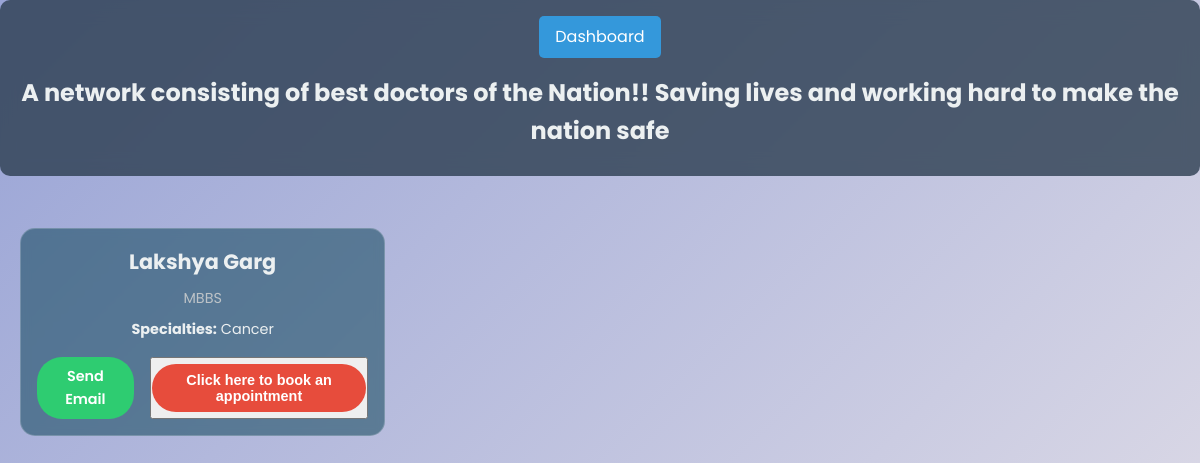
Page /doc_list (signed in) on the earlier database version.
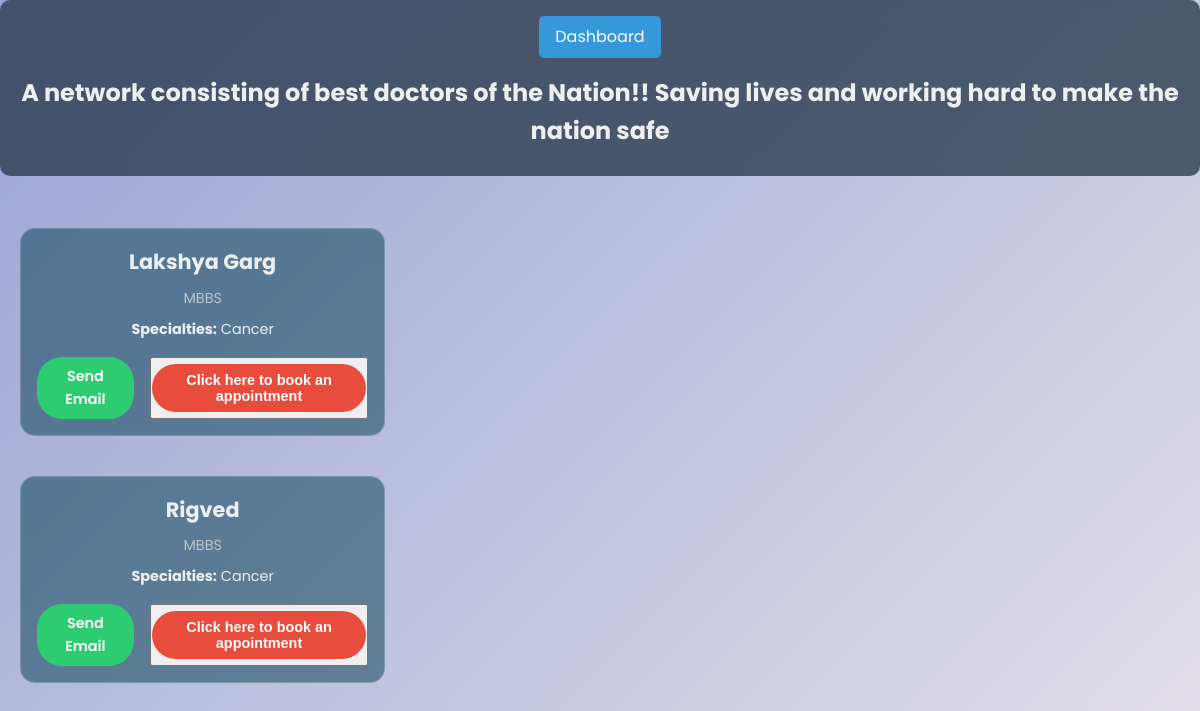
Same page on the later database version.
### app.py (models this page shows)
class Docs(db.Model,UserMixin):
    id=db.Column(db.Integer,primary_key=True)
    email=db.Column(db.String(50),nullable=False,unique=True)
    name=db.Column(db.String(50),nullable=False)
    qualifications=db.Column(db.String(50),nullable=False)
    specialties=db.Column(db.String(50),nullable=False)
    password=db.Column(db.String(50),nullable=False)
    description=db.Column(db.Text,nullable=True)

### app.py (the view)
@app.route('/doc_list',methods=['GET','POST'])
@login_required
def doc_list():
    res_doctors=Docs.query.all()
    return render_template('doc_list.html',res_doctors=res_doctors)

### app.py (called while the page is built)
@login_manager.user_loader
def load_user(user_id):
    return User.query.get(int(user_id))

### templates/doc_list.html (shortened to what this page needs)
<!DOCTYPE html>
<html lang="en">
<head>
</head>
<body>
    <header>
        <a href="{{url_for('dashboard')}}" class="dashboard-link">Dashboard</a>
        <h1>A network consisting of best doctors of the Nation!! Saving lives and working hard to make the nation safe</h1>
    </header>
    {% for doctor in  res_doctors%}
    <main class="container">
        <div class="doctor-grid">
            <div class="doctor-card">
                <div class="doctor-info">
                    <h2><strong>{{doctor.name}}</strong></h2>
                    <p class="doctor-qualifications">{{ doctor.qualifications }}</p>
                    <p class="doctor-specialties"><strong>Specialties:</strong> {{doctor.specialties}}</p>
                    <div class="doctor-actions">
                        <a href="mailto:{{doctor.email}}" class="email-link">Send Email</a>
                        <button><a href="{{ url_for('consult', id=doctor.id) }}" class="appointment-link">Click here to book an appointment</a></button>
                    </div>
                </div>
            </div>
        </div>
    </main>
    {% endfor %}
</body>
</html>

### templates/doc_list.html (style rules this page uses)
* { box-sizing: border-box; margin: 0; padding: 0; }
body { font-family: 'Poppins', sans-serif; line-height: 1.6; background: linear-gradient(135deg, #99a4d6 0%, #e4e0e8 100%); color: #333; min-height: 100vh; }
.container { max-width: 1200px; margin: 0 auto; padding: 20px; }
header { background-color: rgba(44, 62, 80, 0.8); color: #ecf0f1; padding: 1rem; text-align: center; margin-bottom: 2rem; border-radius: 10px; backdrop-filter: blur(10px); }
h1 { font-size: 1.5rem; margin-bottom: 10px; }
.dashboard-link { display: inline-block; background-color: #3498db; color: #fff; padding: 0.5rem 1rem; text-decoration: none; border-radius: 5px; margin-bottom: 1rem; transition: all 0.3s ease; }
.doctor-grid { display: grid; grid-template-columns: repeat(auto-fill, minmax(280px, 1fr)); gap: 2rem; }
.doctor-card { background-color: rgba(5, 62, 81, 0.511); border-radius: 15px; overflow: hidden; transition: all 0.3s ease; backdrop-filter: blur(5px); border: 1px solid rgba(255, 255, 255, 0.2); }
.doctor-info { padding: 1rem; text-align: center; }
.doctor-info h2 { font-size: 1.3rem; margin-bottom: 0.5rem; color: #ecf0f1; font-weight: 600; }
.doctor-qualifications { font-size: 0.9rem; color: #bdc3c7; margin-bottom: 0.5rem; }
.doctor-specialties { font-size: 0.9rem; margin-bottom: 1rem; color: #ecf0f1; }
.doctor-actions { display: flex; justify-content: center; gap: 1rem; }
.doctor-actions a { display: inline-block; padding: 0.5rem 1rem; text-decoration: none; border-radius: 25px; font-size: 0.9rem; transition: all 0.3s ease; font-weight: 600; }
.email-link { background-color: #2ecc71; color: #fff; }
.appointment-link { background-color: #e74c3c; color: #fff; }

Differences in the rows shown:
added Docs: name "Rigved", qualifications "MBBS", specialties "Cancer"
